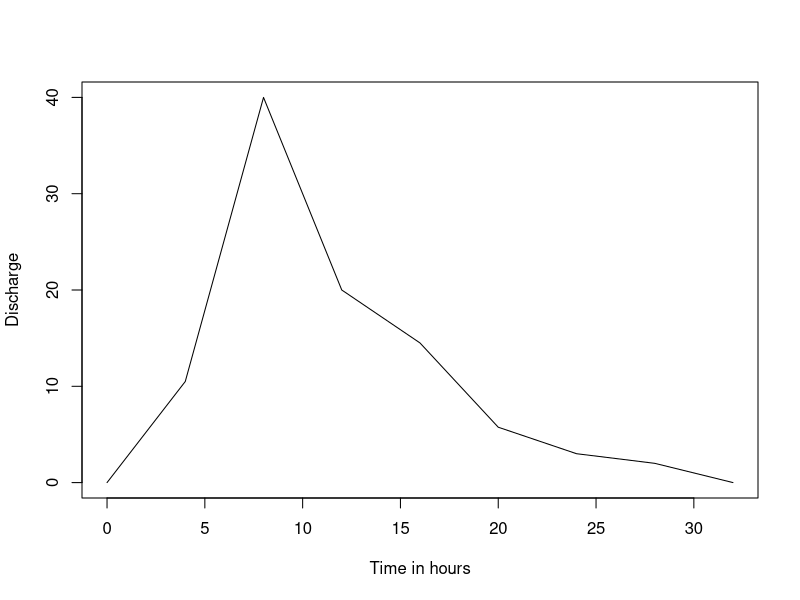

This chart was generated by the following R code:
# page no: 189

A = 103.4;
t = seq(0,32, by=4);
q = c(0, 21, 80, 82, 189, 123, 184, 87, 55.5, 25.25, 9, 6, 0);
u = vector(length = 9)
u[2] = q[2]/2;
u[3] = (q[3]-4*u[1])/2;
u[4] = (q[4]-4*u[2])/2;
for (i in 5:9) u[i] = (q[i]-3*u[i-4]-4*u[i-2])/2;
for (i in 1:9) print(u[i]);
plot(t,u, xlab= "Time in hours", ylab = "Discharge", type='l')
